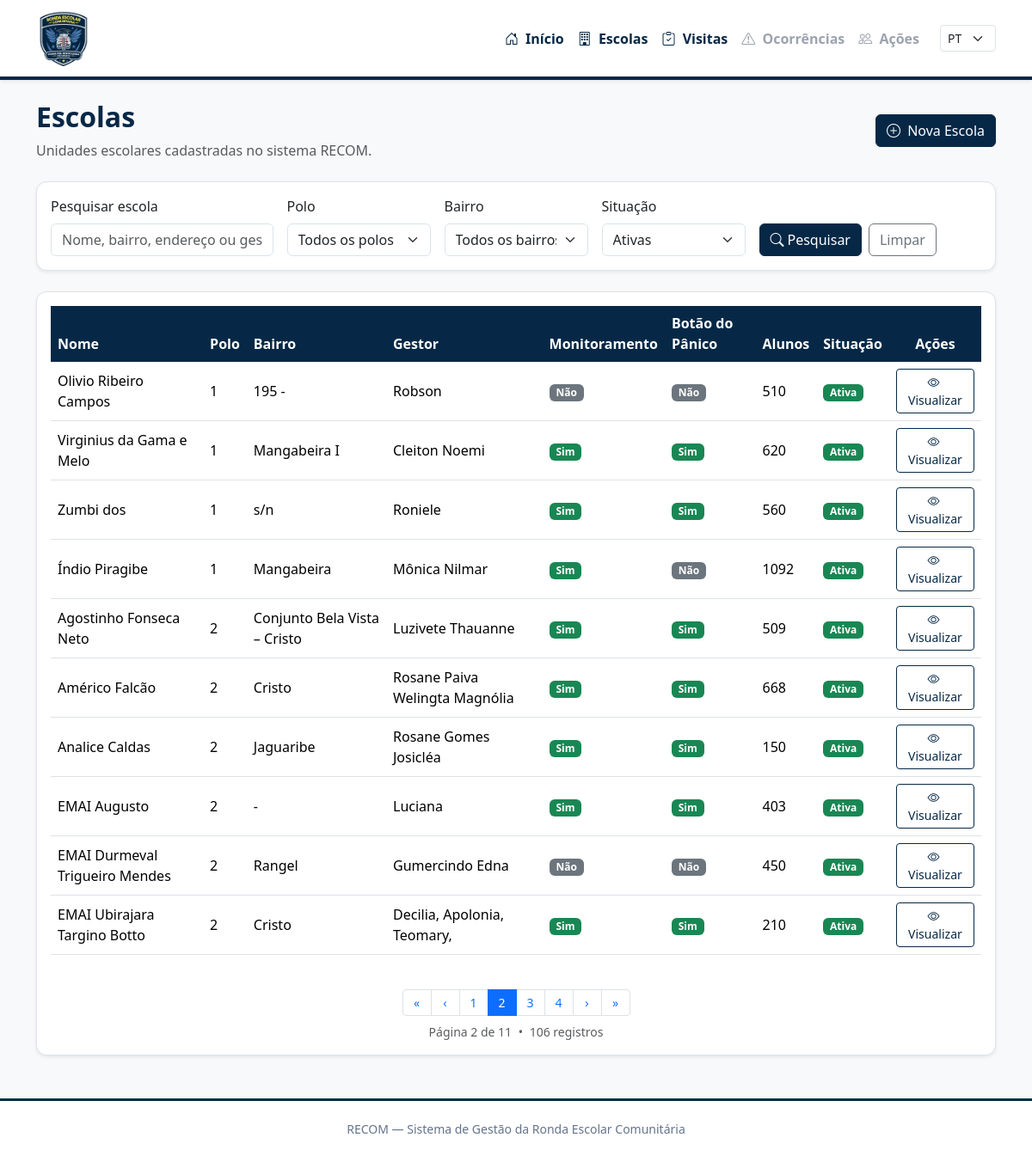
/escolas/?page=2&situacao=ativas, run on an earlier commit of the app's database.
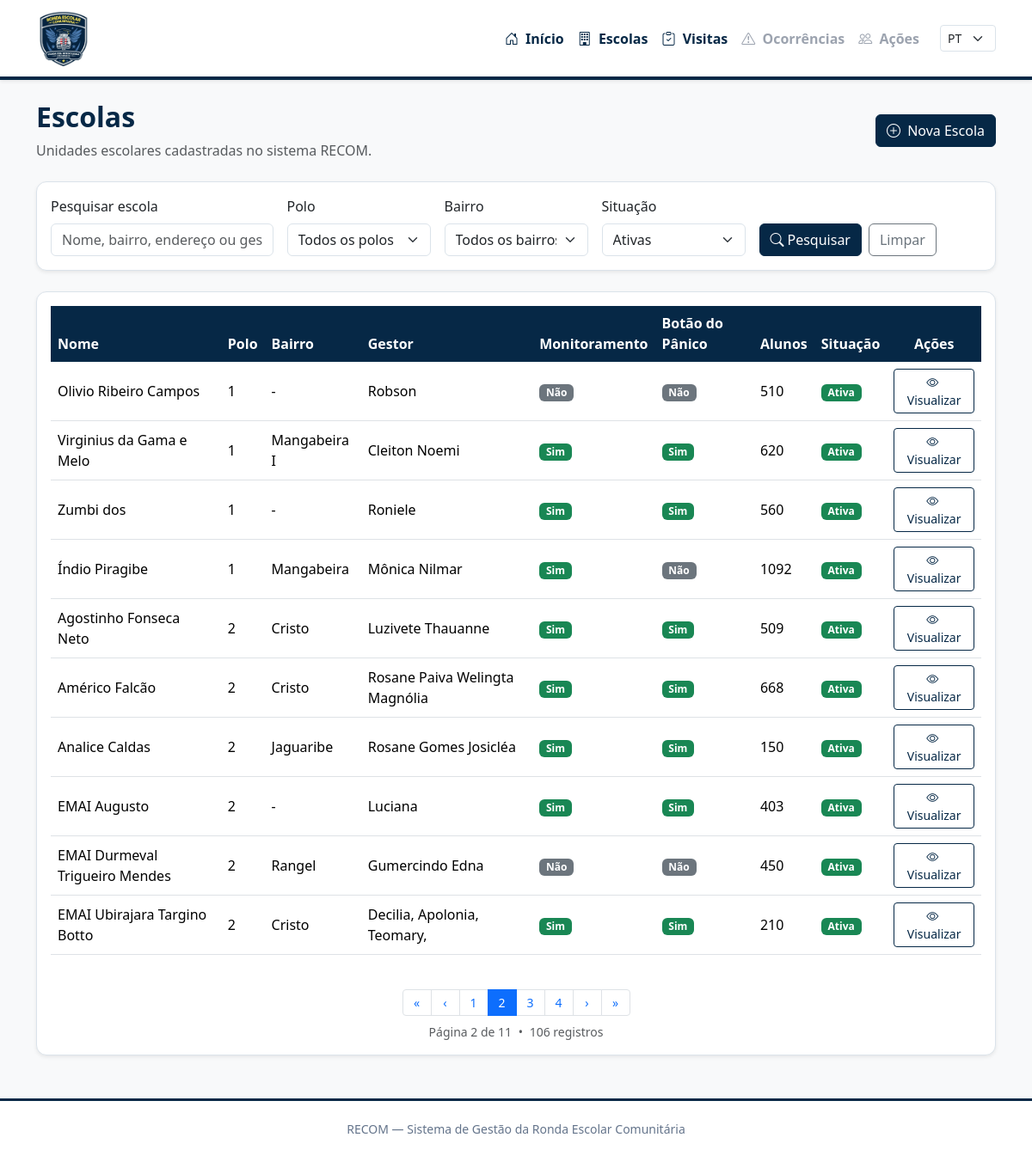
And on a later commit of the database.
### escolas/models.py (models this page shows, shortened)
class Escola(models.Model):
    POLO_CHOICES = [
        (1, "Polo 1"),
        (2, "Polo 2"),
        (3, "Polo 3"),
        (4, "Polo 4"),
        (5, "Polo 5"),
        (6, "Polo 6"),
        (7, "Polo 7"),
        (8, "Polo 8"),
        (9, "Polo 9"),
    ]
    nome = models.CharField(
        max_length=200,
        unique=True
    )
    polo = models.PositiveSmallIntegerField(
        choices=POLO_CHOICES
    )
    endereco = models.CharField(
        max_length=300
    )
    bairro = models.CharField(
    max_length=120,
    blank=True
    )
    gestor = models.CharField(
        max_length=150,
        blank=True
    )
    telefone = models.CharField(
        max_length=100,
        blank=True
    )
    monitoramento = models.BooleanField(
        default=False
    )
    botao_panico = models.BooleanField(
        default=False
    )
    quantidade_alunos = models.PositiveIntegerField(
        default=0
    )
    quantidade_alunos_pcd = models.PositiveIntegerField(
        default=0
    )
    modalidade = models.CharField(
        max_length=200,
        blank=True
    )
    observacoes = models.TextField(
        blank=True
    )
    ativa = models.BooleanField(
        default=True
    )
    data_inativacao = models.DateTimeField(
        blank=True,
        null=True
    )
    inativada_por = models.ForeignKey(
        User,
        on_delete=models.SET_NULL,
        blank=True,
        null=True,
        related_name="escolas_inativadas"
    )
    criado_em = models.DateTimeField(
        auto_now_add=True
    )
    atualizado_em = models.DateTimeField(
        auto_now=True
    )

### escolas/views.py (the view, shortened to what this page needs)
def listar_escolas(request):
    escolas = Escola.objects.all().order_by(
        "polo",
        "nome"
    )
    busca = request.GET.get(
        "busca",
        ""
    ).strip()
    polo = request.GET.get(
        "polo",
        ""
    ).strip()
    bairro = request.GET.get(
        "bairro",
        ""
    ).strip()
    situacao = request.GET.get(
        "situacao",
        "ativas"
    ).strip()
    if situacao == "ativas":
        escolas = escolas.filter(
            ativa=True
        )
    elif situacao == "inativas":
        escolas = escolas.filter(
            ativa=False
        )
    if polo:
        escolas = escolas.filter(
            polo=polo
        )
    if bairro:
        escolas = escolas.filter(
            bairro__iexact=bairro
        )
    bairros = (
        Escola.objects
        .exclude(bairro="")
        .values_list(
            "bairro",
            flat=True
        )
        .distinct()
        .order_by("bairro")
    )
    paginator = Paginator(
        escolas,
        10
    )
    numero_pagina = request.GET.get(
        "page"
    )
    page_obj = paginator.get_page(
        numero_pagina
    )
    contexto = {
        "page_obj": page_obj,
        "busca": busca,
        "polo_selecionado": polo,
        "bairro_selecionado": bairro,
        "situacao_selecionada": situacao,
        "polos": Escola.POLO_CHOICES,
        "bairros": bairros,
    }
    return render(
        request,
        "escolas/listar_escolas.html",
        contexto,
    )

### templates/escolas/listar_escolas.html (shortened to what the changed rows need)
{% extends "base.html" %}
{% block content %}
<div class="container mt-4">
    <div class="d-flex justify-content-between align-items-center mb-4">
        <div>
            <h2>Escolas</h2>
        </div>
    </div>
    <div class="card shadow-sm">
        <div class="card-body">
            {% if page_obj %}
                <div class="table-responsive">
                    <table class="table table-hover align-middle">
                        <thead>
                            <tr>
                                <th>Nome</th>
                                <th>Polo</th>
                                <th>Bairro</th>
                                <th>Gestor</th>
                                <th>Monitoramento</th>
                                <th>Botão do Pânico</th>
                                <th>Alunos</th>
                                <th>Situação</th>
                                <th class="text-center">
                                    Ações
                                </th>
                            </tr>
                        </thead>
                        <tbody>
                            {% for escola in page_obj %}
                                <tr>
                                    <td>
                                        {{ escola.nome }}
                                    </td>
                                    <td>
                                        {{ escola.polo }}
                                    </td>
                                    <td>
                                        {{ escola.bairro|default:"-" }}
                                    </td>
                                    <td>
                                        {{ escola.gestor|default:"-" }}
                                    </td>
                                    <td>
                                        {% if escola.monitoramento %}
                                            <span class="badge bg-success">
                                                Sim
                                            </span>
                                        {% else %}
                                            <span class="badge bg-secondary">
                                                Não
                                            </span>
                                        {% endif %}
                                    </td>
                                    <td>
                                        {% if escola.botao_panico %}
                                            <span class="badge bg-success">
                                                Sim
                                            </span>
                                        {% else %}
                                            <span class="badge bg-secondary">
                                                Não
                                            </span>
                                        {% endif %}
                                    </td>
                                    <td>
                                        {{ escola.quantidade_alunos }}
                                    </td>
                                    <td>
                                        {% if escola.ativa %}
                                            <span class="badge bg-success">
                                                Ativa
                                            </span>
                                        {% else %}
                                            <span class="badge bg-danger">
                                                Inativa
                                            </span>
                                        {% endif %}
                                    </td>
                                    <td class="text-center">
                                        <a
                                            href="{% url 'escolas:detalhe_escola' escola.pk %}"
                                            class="btn btn-sm btn-outline-primary"
                                        >
                                            <i class="bi bi-eye me-1"></i>
                                            Visualizar
                                        </a>
                                    </td>
                                </tr>
                            {% endfor %}
                        </tbody>
                    </table>
                </div>
            {% endif %}
        </div>
    </div>
</div>
{% endblock %}

What changed in the data, as far as the page shows it:
changed Escola "Olivio Ribeiro Campos": bairro "195 -" → "-"
changed Escola "Zumbi dos": bairro "s/n" → "-"
changed Escola "Agostinho Fonseca Neto": bairro "Conjunto Bela Vista – Cristo" → "Cristo"
